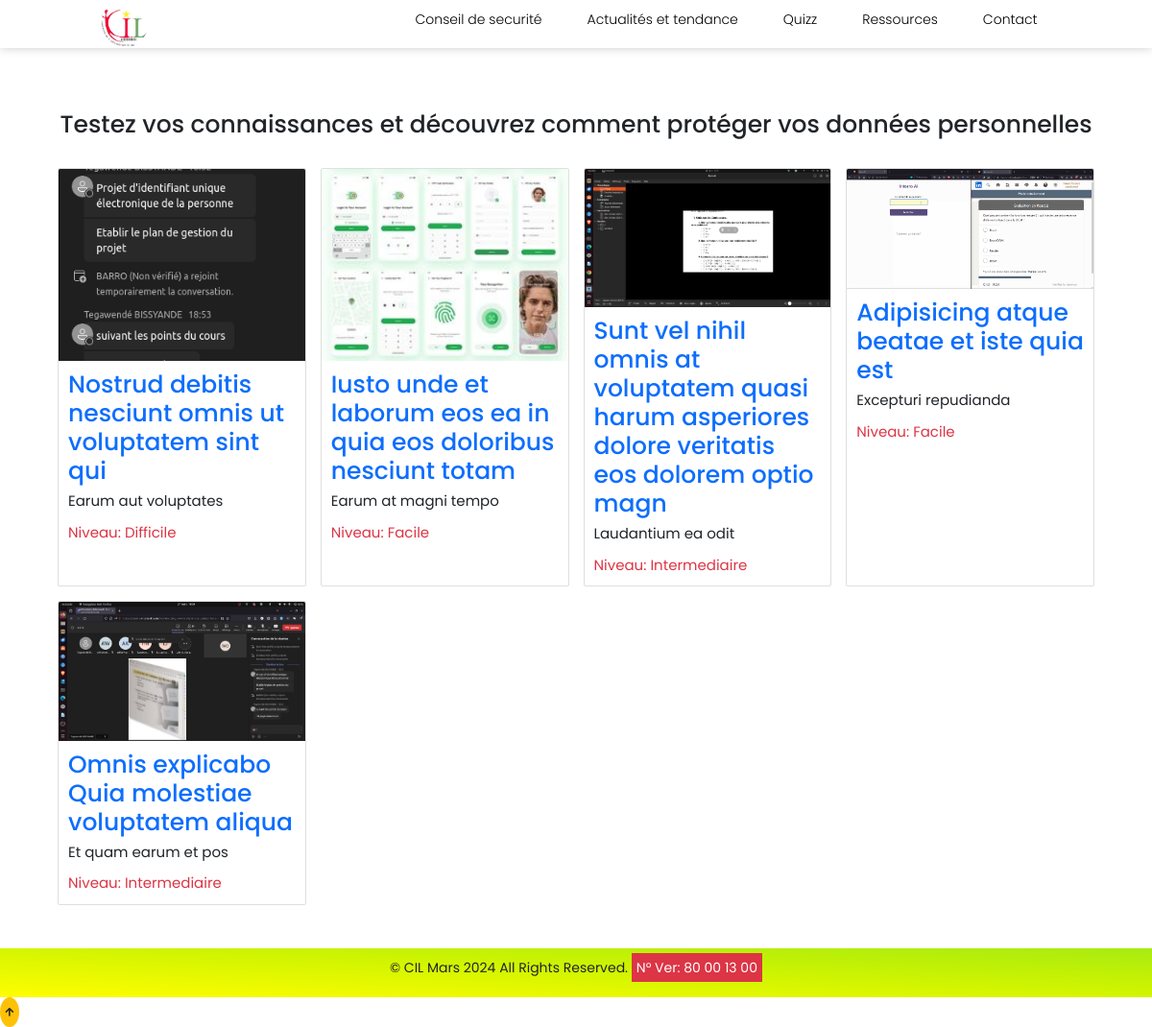
Page /quizz/ on the earlier database version.
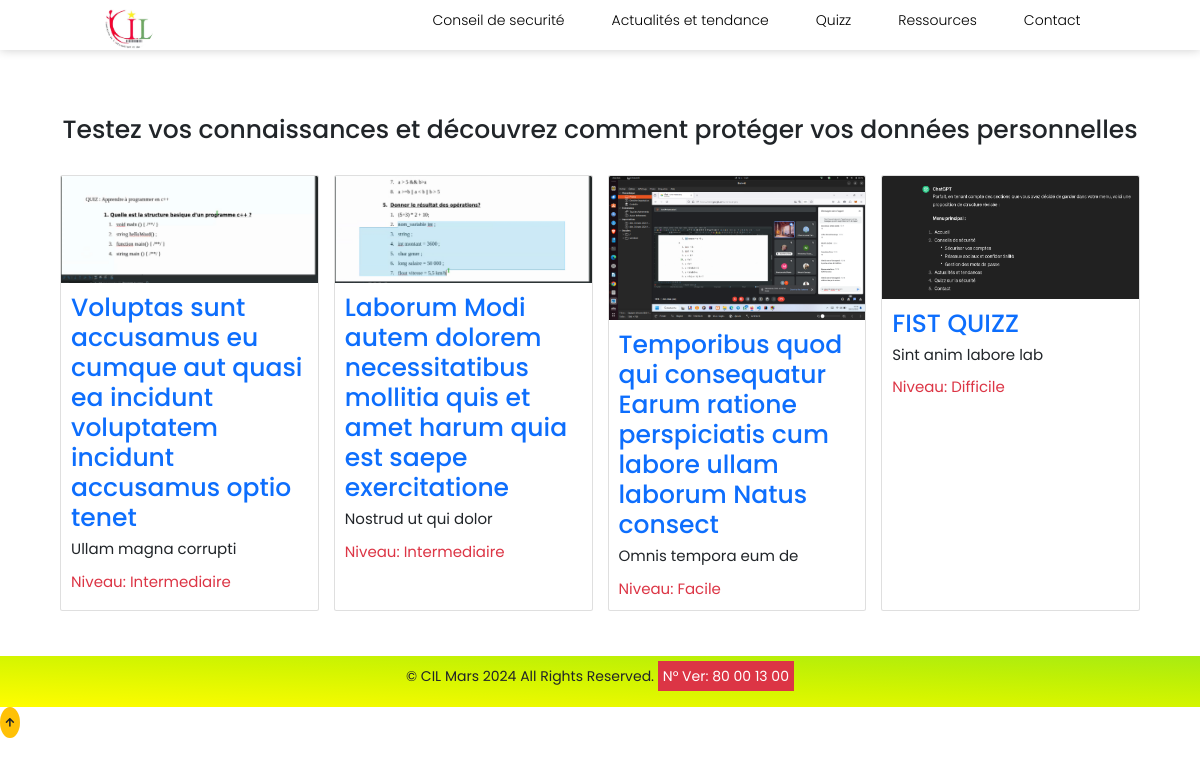
Same page on the later database version.
### app/models.py (models this page shows, shortened)
class Quiz(models.Model):
    DIFFICULTE = (
        ('Facile', 'Facile'),
        ('Intermediaire', 'Intermédiaire'),
        ('Difficile', 'Difficile'),
    )
    titre = models.CharField(max_length=100)
    description = models.TextField()
    difficulte = models.CharField(max_length=50, choices=DIFFICULTE)
    image = models.ImageField(upload_to='app/images/quiz_images', default='app/images/default_quiz_image.png', null=True, blank=True)
    date_modification = models.DateTimeField(auto_now=True)  # Champ de date de modification automatiquement mis à jour à chaque modification
    class Meta:
        ordering = ['-date_modification']  # Ordonner les quiz par date de modification décroissante par défaut

### app/views.py (the view)
# urls.py: path('quizz/', views.displayQuizz, name='display_quiz'),
def displayQuizz(request):
    quiz_list = Quiz.objects.all()
    paginator = Paginator(quiz_list, 10)  # 10 quiz par page
    page = request.GET.get('page')
    try:
        quizzes = paginator.page(page)
    except PageNotAnInteger:
        quizzes = paginator.page(1)
    except EmptyPage:
        quizzes = paginator.page(paginator.num_pages)
    return render(request, 'app/quiz/home.html', {'quizzes': quizzes})

### app/templates/app/quiz/home.html
{% extends 'app/base.html' %}
{% block content %}
<h1 class="mb-4 text-dark text-center">Testez vos connaissances et découvrez comment protéger vos données personnelles </h1>
<div class="container mt-5">
        <div class="row">
    {% for quiz in quizzes %}
    <div class="col-lg-3 col-md-6 mb-4">
        <div class="card quiz-card">
            <div class="fruite-img min-height-200">
                <a href="{% url 'quiz_detail' quiz.id %}" class="text-decoration-none text-center text-primary fs-3 list-group-item-action"><img src="{{ quiz.image.url }}" class="card-img-top quiz-image" alt="{{ quiz.titre }}"></a>
            </div>
            <div class="card-body">
                <h5 class="card-title text-primary"><a href="{% url 'quiz_detail' quiz.id %}" class="text-decoration-none text-center text-primary fs-1 list-group-item-action">{{ quiz.titre }}</a></h5>
                <p class="card-text fs-4">{{ quiz.description }}</p>
                <p class="card-text text-danger fs-4">Niveau: {{ quiz.difficulte }}</p>
            </div>
        </div>
    </div>
    {% endfor %}
</div>
    </div>
{% endblock %}

Differences in the rows shown:
removed Quiz: image (picture), titre "Nostrud debitis nesciunt omnis ut voluptatem sint qui", description "Earum aut voluptates", difficulte "Difficile"
removed Quiz: image (picture), titre "Iusto unde et laborum eos ea in quia eos doloribus nesciunt totam", description "Earum at magni tempo", difficulte "Facile"
removed Quiz: image (picture), titre "Sunt vel nihil omnis at voluptatem quasi harum asperiores dolore veritatis eos dolorem optio magn", description "Laudantium ea odit", difficulte "Intermediaire"
changed Quiz: image: a different picture; titre "Omnis explicabo Quia molestiae voluptatem aliqua" → "Voluptas sunt accusamus eu cumque aut quasi ea incidunt voluptatem incidunt accusamus optio tenet"; description "Et quam earum et pos" → "Ullam magna corrupti"; moves up the list
added Quiz: image (picture), titre "Laborum Modi autem dolorem necessitatibus mollitia quis et amet harum quia est saepe exercitatione", description "Nostrud ut qui dolor", difficulte "Intermediaire"
added Quiz: image (picture), titre "Temporibus quod qui consequatur Earum ratione perspiciatis cum labore ullam laborum Natus consect", description "Omnis tempora eum de", difficulte "Facile"
changed Quiz: image: a different picture; titre "Adipisicing atque beatae et iste quia est" → "FIST QUIZZ"; description "Excepturi repudianda" → "Sint anim labore lab"; difficulte "Facile" → "Difficile"
